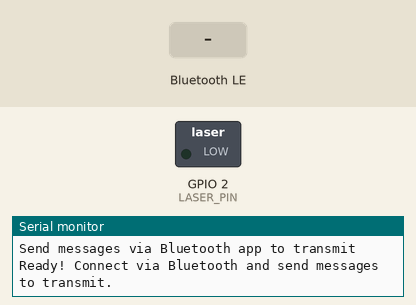
A program run on a simulated ESP32. On the bench: switched loads named in the program (green lamp = pin HIGH), the last lines printed to the serial monitor. Inputs (shaded band) come from the test bench. Nothing arrives over Bluetooth unless stated; a phone connects over Bluetooth LE 3 s after start.

Above: at 2.2 s.
2.3 s: Bluetooth LE write "1" received
At 5.7 s:
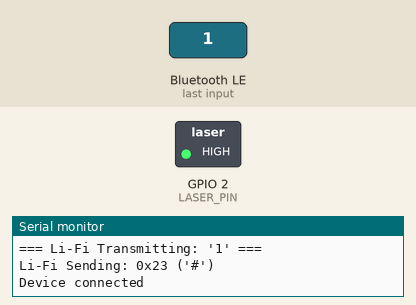
Timing chart, 0 to 7.2 s (numbered marks = the images above; inputs shaded):
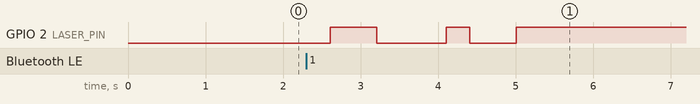

Measured:
- after the input at 2.3 s, GPIO 2 (LASER_PIN): goes HIGH 0.60 s, LOW 0.90 s, HIGH 0.30 s, LOW 0.60 s, then HIGH, starting after 0.31 s

The program:

main.cpp
```cpp
#include <Arduino.h>
#include <BLEDevice.h>
#include <BLEUtils.h>
#include <BLEServer.h>

const int LASER_PIN = 2;
const int BIT_DELAY = 300;
const unsigned long INTER_LETTER_DELAY = 7000;
const unsigned long INTER_WORD_DELAY = 10000;

// Bluetooth definitions
#define SERVICE_UUID        "6E400001-B5A3-F393-E0A9-E50E24DCCA9E"
#define CHARACTERISTIC_UUID_RX "6E400002-B5A3-F393-E0A9-E50E24DCCA9E"
#define CHARACTERISTIC_UUID_TX "6E400003-B5A3-F393-E0A9-E50E24DCCA9E"

BLEServer *pServer = NULL;
BLECharacteristic *pTxCharacteristic = NULL;
BLECharacteristic *pRxCharacteristic = NULL;
bool deviceConnected = false;
bool oldDeviceConnected = false;

String receivedMessage = "";
bool newMessageAvailable = false;

class MyServerCallbacks: public BLEServerCallbacks {
    void onConnect(BLEServer* pServer) {
      deviceConnected = true;
      Serial.println("Device connected");
    }

    void onDisconnect(BLEServer* pServer) {
      deviceConnected = false;
      Serial.println("Device disconnected");
    }
};

class MyCallbacks: public BLECharacteristicCallbacks {
    void onWrite(BLECharacteristic *pCharacteristic) {
      std::string rxValue = pCharacteristic->getValue();
      if (rxValue.length() > 0) {
        receivedMessage = "";
        for (int i = 0; i < rxValue.length(); i++) {
          receivedMessage += rxValue[i];
        }
        newMessageAvailable = true;
        Serial.println("Received via Bluetooth: " + receivedMessage);

        String ack = "ACK: " + String(receivedMessage.length()) + " bytes";
        pTxCharacteristic->setValue(ack.c_str());
        pTxCharacteristic->notify();
      }
    }
};

void setup() {
  pinMode(LASER_PIN, OUTPUT);
  digitalWrite(LASER_PIN, LOW);

  Serial.begin(115200);
  delay(1000);

  Serial.println("--- Li-Fi Transmitter with Bluetooth ---");
  Serial.println("Send messages via Bluetooth app to transmit");

  // Bluetooth setup
  BLEDevice::init("LiFi_Transmitter");
  pServer = BLEDevice::createServer();
  pServer->setCallbacks(new MyServerCallbacks());

  BLEService *pService = pServer->createService(SERVICE_UUID);

  pTxCharacteristic = pService->createCharacteristic(
                      CHARACTERISTIC_UUID_TX,
                      BLECharacteristic::PROPERTY_NOTIFY
                    );

  pRxCharacteristic = pService->createCharacteristic(
                      CHARACTERISTIC_UUID_RX,
                      BLECharacteristic::PROPERTY_WRITE
                    );
  pRxCharacteristic->setCallbacks(new MyCallbacks());

  pService->start();
  BLEAdvertising *pAdvertising = BLEDevice::getAdvertising();
  pAdvertising->addServiceUUID(SERVICE_UUID);
  pAdvertising->setScanResponse(true);
  BLEDevice::startAdvertising();

  Serial.println("Ready! Connect via Bluetooth and send messages to transmit.");
}

void sendBit(bool value) {
  digitalWrite(LASER_PIN, value ? HIGH : LOW);
  delay(BIT_DELAY);
}

void sendByte(byte data) {
  Serial.printf("Li-Fi Sending: 0x%02X ('%c')\n", data, isprint(data) ? data : '.');

  // Start bit (0)
  sendBit(LOW);

  // 8 data bits (LSB FIRST)
  for (int i = 0; i < 8; i++) {
    bool bitValue = (data >> i) & 0x01;
    sendBit(bitValue);
  }

  // Stop bit (1)
  sendBit(HIGH);
}

void sendMessage(const String &message) {
  Serial.printf("\n=== Li-Fi Transmitting: '%s' ===\n", message.c_str());

  if (deviceConnected) {
    String status = "TX: " + message;
    pTxCharacteristic->setValue(status.c_str());
    pTxCharacteristic->notify();
  }

  // ADDED: Send dummy '#' character first to fix first character loss
  sendByte('#');
  delay(INTER_LETTER_DELAY);
  sendByte('1');
  delay(INTER_LETTER_DELAY);

  // Then send actual message
  for (size_t i = 0; i < message.length(); i++) {
    char c = message[i];
    sendByte((byte)c);

    if (i < message.length() - 1) {
      delay(INTER_LETTER_DELAY);
    }
  }

  Serial.println("=== Message complete ===");

  if (deviceConnected) {
    pTxCharacteristic->setValue("TRANSMISSION_COMPLETE");
    pTxCharacteristic->notify();
  }

  delay(INTER_WORD_DELAY);
}

void loop() {
  // Only transmit when Bluetooth message is received
  if (newMessageAvailable) {
    Serial.println("Transmitting via Li-Fi: " + receivedMessage);
    sendMessage(receivedMessage);
    newMessageAvailable = false;
  }

  // Handle Bluetooth connection
  if (!deviceConnected && oldDeviceConnected) {
    delay(500);
    pServer->startAdvertising();
    Serial.println("Bluetooth advertising started");
    oldDeviceConnected = deviceConnected;
  }
  if (deviceConnected && !oldDeviceConnected) {
    oldDeviceConnected = deviceConnected;
  }

  delay(100);
}
```
